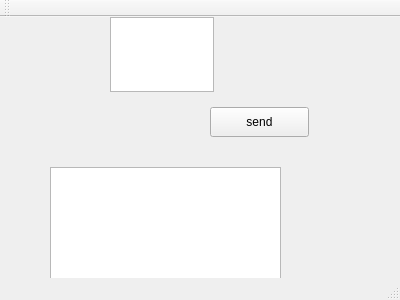
<?xml version="1.0" encoding="UTF-8"?>
<ui version="4.0">
 <class>demo_udp</class>
 <widget class="QMainWindow" name="demo_udp">
  <property name="geometry">
   <rect>
    <x>0</x>
    <y>0</y>
    <width>400</width>
    <height>300</height>
   </rect>
  </property>
  <property name="windowTitle">
   <string>demo_udp</string>
  </property>
  <widget class="QWidget" name="centralWidget">
   <widget class="QPushButton" name="pushButton">
    <property name="geometry">
     <rect>
      <x>210</x>
      <y>90</y>
      <width>99</width>
      <height>30</height>
     </rect>
    </property>
    <property name="text">
     <string>send</string>
    </property>
   </widget>
   <widget class="QTextEdit" name="textEdit">
    <property name="geometry">
     <rect>
      <x>110</x>
      <y>0</y>
      <width>104</width>
      <height>75</height>
     </rect>
    </property>
   </widget>
   <widget class="QListWidget" name="listWidget">
    <property name="geometry">
     <rect>
      <x>50</x>
      <y>150</y>
      <width>231</width>
      <height>151</height>
     </rect>
    </property>
   </widget>
  </widget>
  <widget class="QMenuBar" name="menuBar">
   <property name="geometry">
    <rect>
     <x>0</x>
     <y>0</y>
     <width>400</width>
     <height>28</height>
    </rect>
   </property>
  </widget>
  <widget class="QToolBar" name="mainToolBar">
   <attribute name="toolBarArea">
    <enum>TopToolBarArea</enum>
   </attribute>
   <attribute name="toolBarBreak">
    <bool>false</bool>
   </attribute>
  </widget>
  <widget class="QStatusBar" name="statusBar"/>
 </widget>
 <layoutdefault spacing="6" margin="11"/>
 <resources/>
 <connections/>
</ui>
